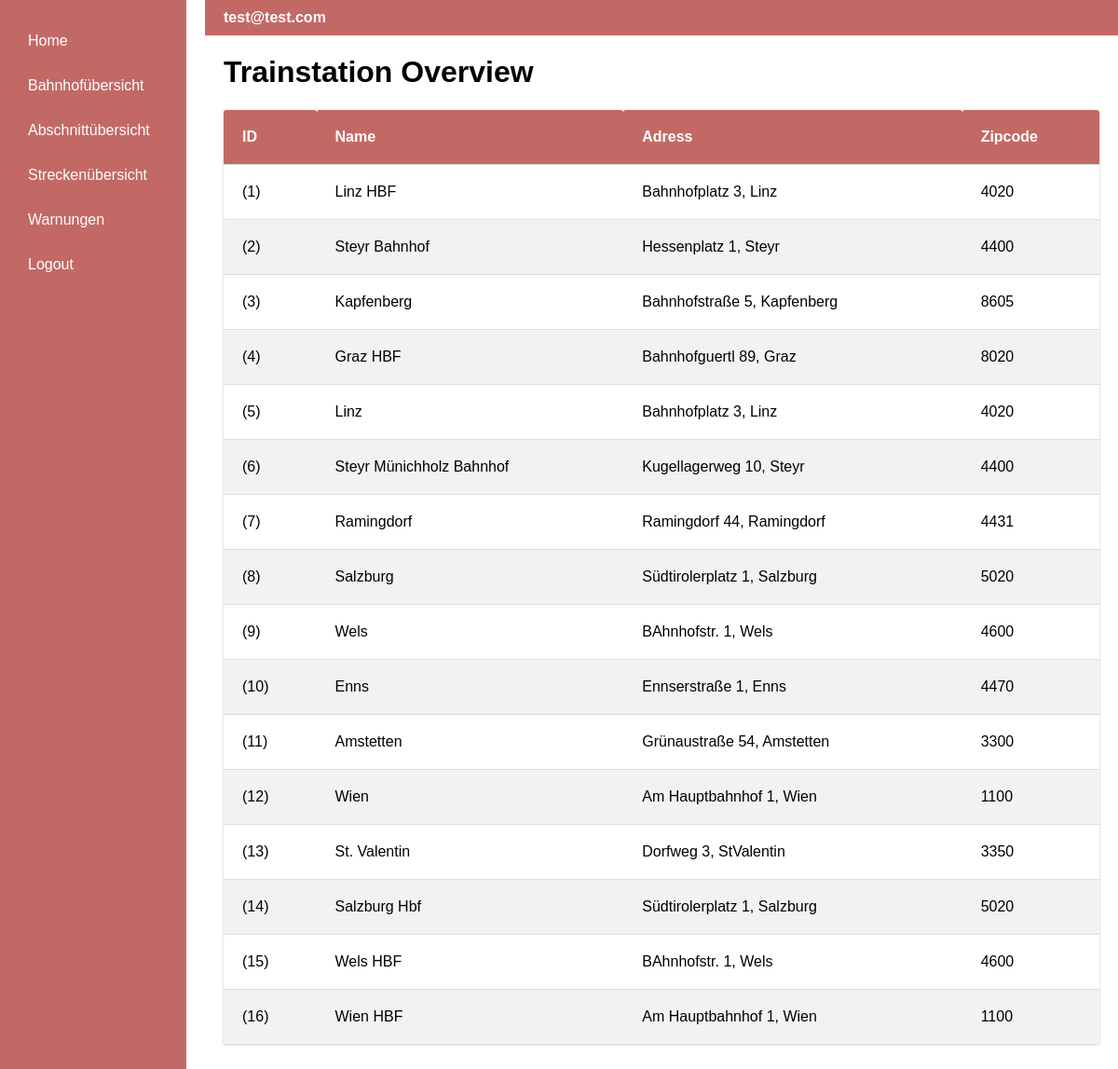
/trainstation (signed in), run on the app's committed database.
### app/models.py (models this page shows, shortened)
class User(UserMixin, db.Model):
    id: so.Mapped[int] = so.mapped_column(primary_key=True)
    username: so.Mapped[str] = so.mapped_column(sa.String(64), index=True,
                                                unique=True)
    email: so.Mapped[str] = so.mapped_column(sa.String(120), index=True,
                                             unique=True)
    password_hash: so.Mapped[Optional[str]] = so.mapped_column(sa.String(256))
    isAdmin = db.Column(db.Boolean, default=False)
    address_id = db.Column(db.Integer, db.ForeignKey('address.id', name='fk_user_address_id'))
    address = db.relationship('Address', backref='user', uselist=False)

class Station(db.Model):
    id = db.Column(db.Integer, primary_key=True, autoincrement=True)
    name = db.Column(db.String(140))
    address_id = db.Column(db.Integer, db.ForeignKey('address.id', name='fk_station_address_id'))
    address = db.relationship("Address")
    xcoord = db.Column(db.String(140))
    ycoord = db.Column(db.String(140))

class Address(db.Model):
    id = db.Column(db.Integer, primary_key=True, autoincrement=True)
    street = db.Column(db.String(140))
    no = db.Column(db.Integer)
    zipcode = db.Column(db.Integer)
    city = db.Column(db.String(140))
    country = db.Column(db.String(140))

### app/routes.py (the view)
@app.route('/trainstation')
@login_required
def trainstation():
    stations = db.session.query(Station, Address).join(Address, Station.address_id == Address.id).all()
    return render_template('trainstation.html', title='Trainstation', stations=stations)

### app/models.py (called while the page is built)
@login.user_loader
def load_user(id):
    return db.session.get(User, int(id))

### app/templates/trainstation.html (shortened to what this page needs)
{% extends "base.html" %}
{% block content %}
    <h1>Trainstation Overview</h1>
    <table class="table-station">
        <thead>
        <tr>
            <th>ID</th>
            <th>Name</th>
            <th>Adress</th>
            <th>Zipcode</th>
        </tr>
        </thead>
        <tbody>
        {% for station, address in stations %}
            <tr>
                <td>
                    ({{ station.id }})
                </td>
                <td>{{ station.name }}</td>
                <td>{{ address.street }} {{ address.no }}, {{ address.city }}</td>
                <td>{{ address.zipcode }}</td>
            </tr>
        {% endfor %}
        </tbody>
    </table>
{% endblock %}

### app/templates/base.html (shortened to what this page needs)
<!DOCTYPE html>
<html lang="en">
<head>
</head>
<body>
<div class="container">
    <div class="sidebar">
        <a href="{{ url_for('index') }}">Home</a>
        {% if current_user.is_anonymous %}
            <a href="{{ url_for('login') }}">Login</a>
        {% else %}
            <a href="{{ url_for('trainstation') }}">Bahnhofübersicht</a>
            <a href="{{ url_for('segments') }}">Abschnittübersicht</a>
            <a href="{{ url_for('routes_overview') }}">Streckenübersicht</a>
            <a href="{{ url_for('warnings') }}">Warnungen</a>
            <a href="{{ url_for('logout') }}">Logout</a>
        {% endif %}
    </div>
    <div class="content">
        <div class="topbar">
            <span class="email">{{ current_user.email if not current_user.is_anonymous else 'Guest' }}</span>
        </div>
        {% block content %}{% endblock %}
    </div>
</div>
</body>
</html>

### app/templates/base.html (style rules this page uses)
body, html { margin: 0; padding: 0; font-family: Arial, sans-serif; width: 100%; height: 100%; overflow-x: hidden; overflow-y: auto; }
.container { display: flex; height: 100vh; width: 100%; }
.sidebar { background-color: rgb(195, 105, 101); color: white; width: 200px; padding: 20px; display: flex; flex-direction: column; box-sizing: border-box; }
.sidebar a { text-decoration: none; color: white; padding: 10px; margin: 5px 0; display: block; }
.content { flex-grow: 1; padding: 0 20px 20px 40px; overflow: auto }
.topbar { background-color: rgb(195, 105, 101); color: white; padding: 10px 20px; display: flex; align-items: center; justify-content: space-between; width: calc(100% + 40px); margin: 0 -20px 0 -20px; box-sizing: border-box; }
.email { font-weight: bold; padding-right: 20px; }
.table-station { overflow-y: hidden; width: 100%; border-collapse: separate; border-spacing: 0; margin: 20px 0; box-shadow: 0 1px 3px rgba(0, 0, 0, 0.2); }
.table-station th, .table-station td { padding: 20px; text-align: left; border-bottom: 1px solid #ddd; }
.table-station th { background-color: rgb(195, 105, 101); color: white; border-radius: 3px 3px 0 0; }
.table-station tr:last-child td { border-bottom: none; }
.table-station tr:nth-child(even) { background-color: #f2f2f2; }

### data on the page
User: email "test@test.com"
Station: id "1", name "Linz HBF", street "Bahnhofplatz", no "3", city "Linz", zipcode "4020"
Station: id "2", name "Steyr Bahnhof", street "Hessenplatz", no "1", city "Steyr", zipcode "4400"
Station: id "3", name "Kapfenberg", street "Bahnhofstraße", no "5", city "Kapfenberg", zipcode "8605"
Station: id "4", name "Graz HBF", street "Bahnhofguertl", no "89", city "Graz", zipcode "8020"
Station: id "5", name "Linz", street "Bahnhofplatz", no "3", city "Linz", zipcode "4020"
Station: id "6", name "Steyr Münichholz Bahnhof", street "Kugellagerweg", no "10", city "Steyr", zipcode "4400"
Station: id "7", name "Ramingdorf", street "Ramingdorf", no "44", city "Ramingdorf", zipcode "4431"
Station: id "8", name "Salzburg", street "Südtirolerplatz", no "1", city "Salzburg", zipcode "5020"
Station: id "9", name "Wels", street "BAhnhofstr.", no "1", city "Wels", zipcode "4600"
Station: id "10", name "Enns", street "Ennserstraße", no "1", city "Enns", zipcode "4470"
Station: id "11", name "Amstetten", street "Grünaustraße", no "54", city "Amstetten", zipcode "3300"
Station: id "12", name "Wien", street "Am Hauptbahnhof", no "1", city "Wien", zipcode "1100"
Station: id "13", name "St. Valentin", street "Dorfweg", no "3", city "StValentin", zipcode "3350"
Station: id "14", name "Salzburg Hbf", street "Südtirolerplatz", no "1", city "Salzburg", zipcode "5020"
Station: id "15", name "Wels HBF", street "BAhnhofstr.", no "1", city "Wels", zipcode "4600"
Station: id "16", name "Wien HBF", street "Am Hauptbahnhof", no "1", city "Wien", zipcode "1100"
